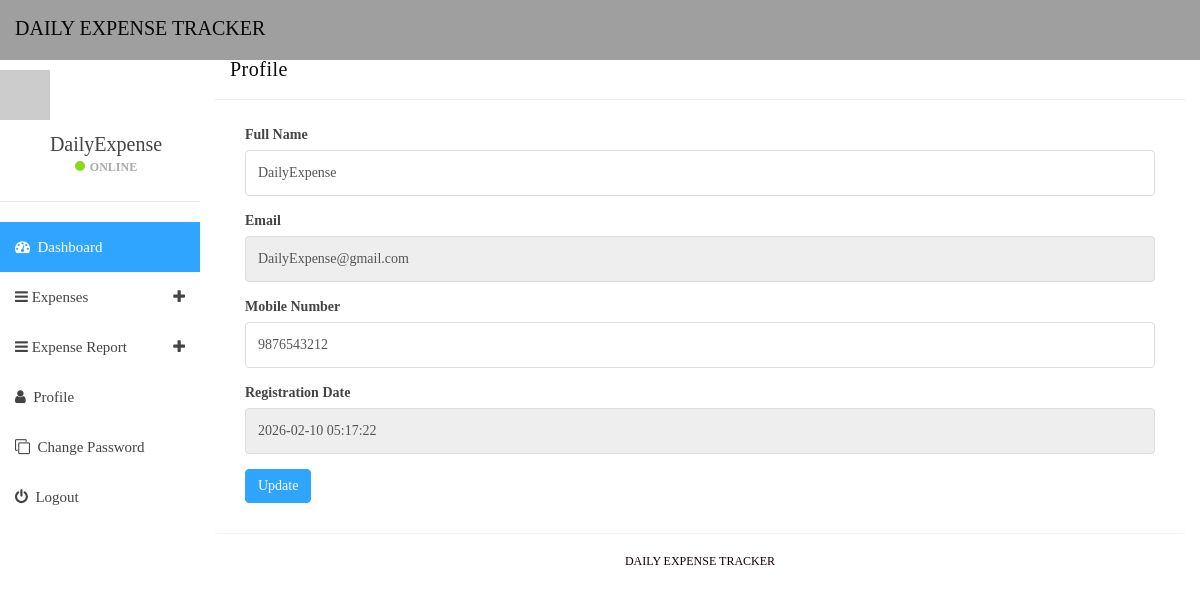
Screenshot of /dets1/user-profile.php (signed in) with the database file from the repository.
### tables this page shows
CREATE TABLE `tbluser` (
  `ID` int(10) NOT NULL,
  `FullName` varchar(150) DEFAULT NULL,
  `Email` varchar(200) DEFAULT NULL,
  `MobileNumber` bigint(10) DEFAULT NULL,
  `Password` varchar(200) DEFAULT NULL,
  `RegDate` timestamp NOT NULL DEFAULT current_timestamp()
);

### dets1/user-profile.php (the view, shortened to what this page needs)
<?php
if (strlen($_SESSION['detsuid']==0)) {
  header('location:logout.php');
  } else{
  ?>
<!DOCTYPE html>
<html>
<head>
	<link href="css/bootstrap.min.css" rel="stylesheet">
	<link href="css/font-awesome.min.css" rel="stylesheet">
	<link href="css/datepicker3.css" rel="stylesheet">
	<link href="css/styles.css" rel="stylesheet">
</head>
<body>
	<?php include_once('includes/header.php');?>
	<?php include_once('includes/sidebar.php');?>
	<div class="col-sm-9 col-sm-offset-3 col-lg-10 col-lg-offset-2 main">
		<div class="row">
			<ol class="breadcrumb">
				<li><a href="#">
				</a></li>
				<li class="active">Profile</li>
			</ol>
		</div>
		<div class="row">
			<div class="col-lg-12">
				<div class="panel panel-default">
					<div class="panel-heading">Profile</div>
					<div class="panel-body">
						<div class="col-md-12">
							 <?php
$userid=$_SESSION['detsuid'];
$ret=mysqli_query($con,"select * from tbluser where ID='$userid'");
while ($row=mysqli_fetch_array($ret)) {
?>
							<form role="form" method="post" action="">
								<div class="form-group">
									<label>Full Name</label>
									<input class="form-control" type="text" value="<?php  echo $row['FullName'];?>" name="fullname" required="true">
								</div>
								<div class="form-group">
									<label>Email</label>
<input type="email" class="form-control" name="email" value="<?php  echo $row['Email'];?>" required="true" readonly="true">
								</div>
								<div class="form-group">
									<label>Mobile Number</label>
									<input class="form-control" type="text" value="<?php  echo $row['MobileNumber'];?>" required="true" name="contactnumber" maxlength="10">
								</div>
								<div class="form-group">
									<label>Registration Date</label>
									<input class="form-control" name="regdate" type="text" value="<?php  echo $row['RegDate'];?>" readonly="true">
								</div>
								<div class="form-group has-success">
									<button type="submit" class="btn btn-primary" name="submit">Update</button>
								</div>
								</div>
								<?php } ?>
						</div>
					</div>
				</div>
			</div>
			<?php include_once('includes/footer.php');?>
		</div>
</body>
</html>
<?php }  ?>

### dets1/includes/sidebar.php (shortened to what this page needs)
<?php
include('includes/dbconnection.php');
?>
<div id="sidebar-collapse" class="col-sm-3 col-lg-2 sidebar">
        <div class="profile-sidebar">
            <div class="profile-userpic">
                <img src="http://placehold.it/50/30a5ff/fff" class="img-responsive" alt="">
            </div>
            <div class="profile-usertitle">
                <?php
$uid=$_SESSION['detsuid'];
$ret=mysqli_query($con,"select FullName from tbluser where ID='$uid'");
$row=mysqli_fetch_array($ret);
$name=$row['FullName'];
?>
                <div class="profile-usertitle-name"><?php echo $name; ?></div>
                <div class="profile-usertitle-status"><span class="indicator label-success"></span>Online</div>
            </div>
        </div>
        <ul class="nav menu">
            <li class="active"><a href="dashboard.php"><em class="fa fa-dashboard">&nbsp;</em> Dashboard</a></li>
            <li class="parent "><a data-toggle="collapse" href="#sub-item-1">
                <em class="fa fa-navicon">&nbsp;</em>Expenses <span data-toggle="collapse" href="#sub-item-1" class="icon pull-right"><em class="fa fa-plus"></em></span>
                </a>
            </li>
  <li class="parent "><a data-toggle="collapse" href="#sub-item-2">
                <em class="fa fa-navicon">&nbsp;</em>Expense Report <span data-toggle="collapse" href="#sub-item-1" class="icon pull-right"><em class="fa fa-plus"></em></span>
                </a>
            </li>
            <li><a href="user-profile.php"><em class="fa fa-user">&nbsp;</em> Profile</a></li>
             <li><a href="change-password.php"><em class="fa fa-clone">&nbsp;</em> Change Password</a></li>
<li><a href="logout.php"><em class="fa fa-power-off">&nbsp;</em> Logout</a></li>
        </ul>
    </div>

### rows the page displays
tbluser: FullName "DailyExpense", fullname "DailyExpense", email "DailyExpense@gmail.com", contactnumber "9876543212", regdate "2026-02-10 05:17:22"
